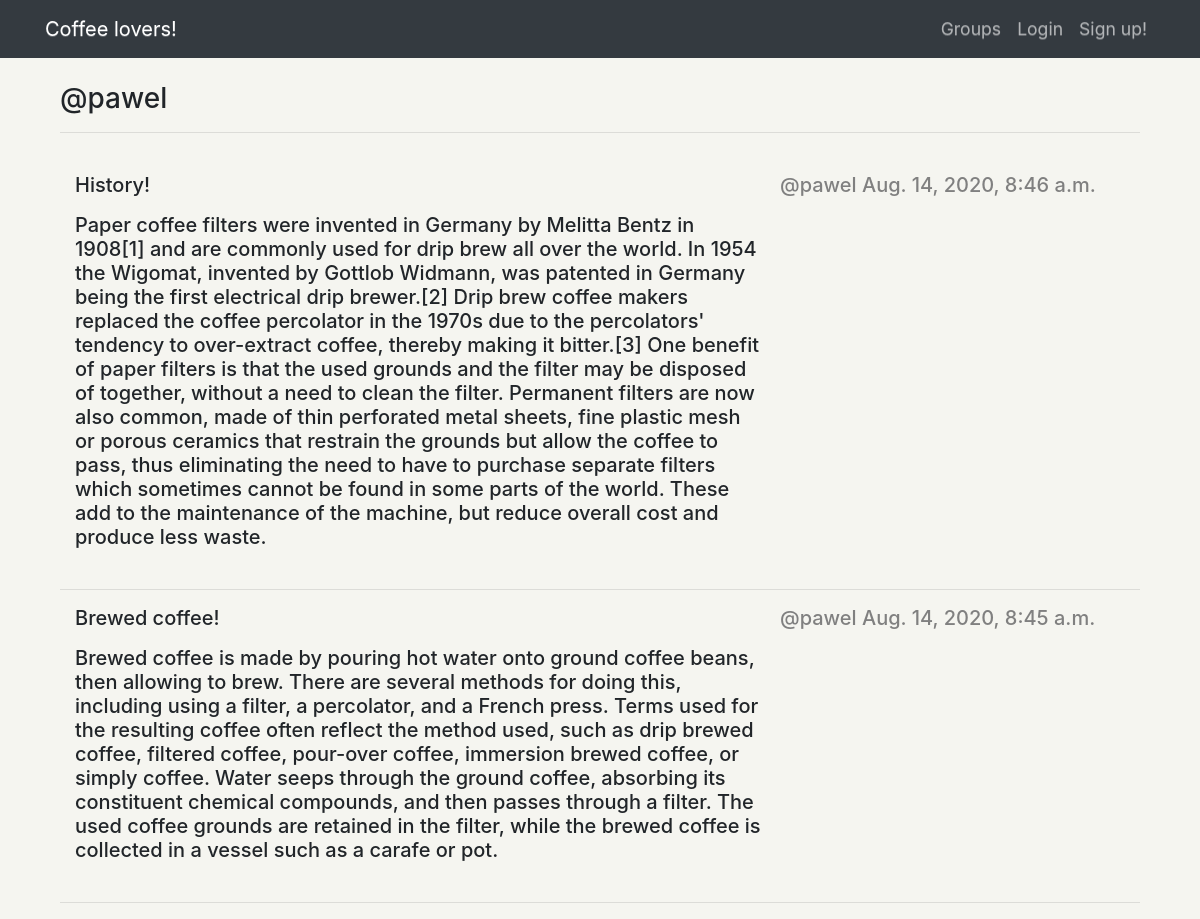
The page /posts/by/pawel/ on the database its author committed.
### posts/models.py (models this page shows, shortened)
class Post(models.Model):
    user = models.ForeignKey(User,related_name='posts',on_delete=models.CASCADE)
    created_at = models.DateTimeField(auto_now=True)
    message = models.TextField()
    message_html = models.TextField(editable=False)
    group = models.ForeignKey(Group,related_name='posts',null=True,blank=True,on_delete=models.CASCADE)
    class Meta():
        ordering = ['-created_at']
        unique_together = ['user','message']

### posts/views.py (the view)
# urls.py: path('by/<username>/',views.UserPosts.as_view(),name='for_user'),
class UserPosts(generic.ListView):
    model = models.Post
    template_name = 'posts/user_post_list.html'
    def get_queryset(self):
        try:
            self.post_user = User.objects.prefetch_related('posts').get(username__iexact=self.kwargs.get('username'))
        except User.DoesNotExist:
            raise Http404
        else:
            return self.post_user.posts.all()
    def get_context_data(self,**kwargs):
        context = super().get_context_data(**kwargs)
        context['post_user'] = self.post_user
        return context

### posts/templates/posts/user_post_list.html
{% extends "posts/post_base.html" %}
{% block pre_post %}
<div class="col-md-12">
  <h3>@{{post_user.username}}</h3>
  <hr><br>
</div>
{% endblock %}
{% block post_content %}
<div class="col-md-12">
  {% for post in post_list %}
  {% include "posts/_post.html" %}
  <hr>
  {% endfor %}
</div>
{% endblock %}

### posts/templates/posts/_post.html (shortened to what this page needs)
<div class="post media">
  {% if truncate_message == True %}
  <div class="col-md-8">
    <h5>{{post.message|linebreaks|safe|truncatechars:400}}</h5>
    <a class='username-text' href="{% url 'posts:single' username=post.user.username pk=post.pk %}">View more...</a>
  </div>
  {% else %}
    <h5 class='col-md-8'>{{post.message|linebreaks|safe}}</h5>
  {% endif %}
  {% if hide_delete != True %}
  <div class="media-body">
    <h5 class='media-heading'>
    <span class='username'>
      <a class='username-text' href="{% url 'posts:for_user' username=post.user.username %}">@{{post.user.username}}</a>
    </span>
    <time class='time'>
      <a class='username-text' href="{% url 'posts:single' username=post.user.username pk=post.pk %}">{{post.created_at}}</a>
    </time>
    </h5>
  </div>
  {% endif %}
</div>

### static/socialforum/css/master.css (style rules this page uses)
body { height: 100%; width: 100%; overflow: scroll; background: #f5f5f0; margin: 0; }
.username-text { color: grey; }

### rows shown on the page
Post: message "History! Paper coffee filters were invented in Germany by Melitta Bentz in 1908[1] and are commonly used for drip brew all over the world. In 1954 the Wigomat, invented by Gottlob Widmann, was patented in Germany being the first electrical drip brewer.[2] Drip brew coffee makers replaced the coffee percolator in the 1970s due to the percolators' tendency to over-extract coffee, thereby making it bitter.[3] One benefit of paper filters is that the used grounds and the filter may be disposed of together, without a need to clean the filter. Permanent filters are now also common, made of thin perforated metal sheets, fine plastic mesh or porous ceramics that restrain the grounds but allow the…", user.username "pawel", created_at "Aug. 14, 2020, 8:46 a.m."
Post: message "Brewed coffee! Brewed coffee is made by pouring hot water onto ground coffee beans, then allowing to brew. There are several methods for doing this, including using a filter, a percolator, and a French press. Terms used for the resulting coffee often reflect the method used, such as drip brewed coffee, filtered coffee, pour-over coffee, immersion brewed coffee, or simply coffee. Water seeps through the ground coffee, absorbing its constituent chemical compounds, and then passes through a filter. The used coffee grounds are retained in the filter, while the brewed coffee is collected in a vessel such as a carafe or pot.", user.username "pawel", created_at "Aug. 14, 2020, 8:45 a.m."

### other values the page prints
{{ post_user.username }} "pawel"
